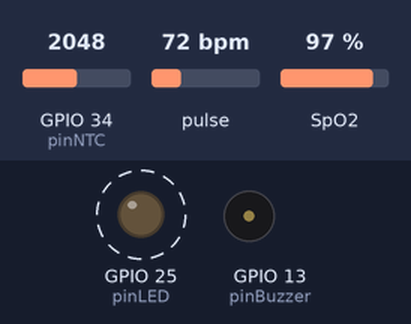
Bench run of a sketch on a simulated ESP32. On the bench: output pins drawn as LEDs (lit = HIGH), buzzer (waves = sounding). Dashed ring = blinking. Inputs (shaded band) come from the test bench; at power-on: pulse 72 bpm, GPIO 34 (pinNTC) = 2048, SpO2 97 %. WiFi joins after 1.5 s; servers stay silent unless stated; uploads are accepted with an empty reply; what the sketch prints to the serial monitor is not drawn.

Above: at 2.7 s.
2.8 s: pulse set to 158 bpm
At 3.01 s:
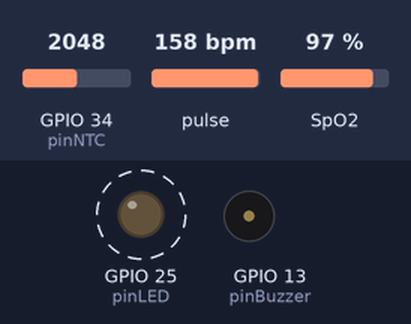
6.3 s: pulse set to 42 bpm
At 6.8 s:
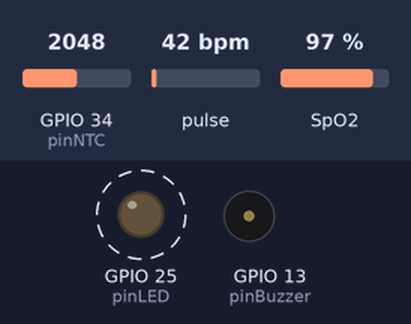
Timing chart, 0 to 13.8 s (numbered marks = the images above; inputs shaded):
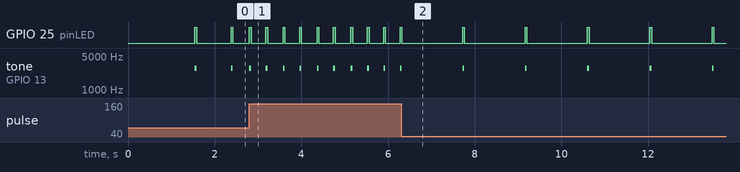

Measured:
- after the input at 2.8 s, GPIO 25 (pinLED): alternates HIGH for 0.04 s and LOW for 0.34 s, starting at once; tone on GPIO 13 (pinBuzzer): alternates 2800 Hz for 0.04 s and silent for 0.34 s, starting at once
- after the input at 6.3 s, GPIO 25 (pinLED): alternates HIGH for 0.04 s and LOW for 1.4 s, starting after 1.4 s; tone on GPIO 13 (pinBuzzer): alternates 2800 Hz for 0.04 s and silent for 1.4 s, starting after 1.4 s
- by itself, GPIO 25 (pinLED): alternates HIGH for 0.04 s and LOW for 0.80 s
- by itself, tone on GPIO 13 (pinBuzzer): alternates 2800 Hz for 0.04 s and silent for 0.80 s

The sketch:

kode-ionya.ino
```cpp
#include <Wire.h>
#include <WiFi.h>
#include <HTTPClient.h>
#include "MAX30105.h"
#include "heartRate.h"      // Untuk deteksi ritme instan
#include "spo2_algorithm.h" // Untuk hitung nilai SpO2 %

MAX30105 particleSensor;

// === 1. KONFIGURASI WI-FI & SERVER GCP ===
const char* ssid = "BIG FAMILY";         // <--- Ganti dengan Nama Wi-Fi Aa
const char* password = "modaldonk"; // <--- Ganti dengan Password Wi-Fi Aa
const char* serverUrl = "http://34.121.110.87:8000/api/kirim-data";

// === 2. PIN HARDWARE ===
const int pinLED = 25;
const int pinBuzzer = 13;
const int pinNTC = 34;

// === 3. VARIABEL BUFFER SENSOR ===
#define BUFFER_SIZE 50
uint32_t irBuffer[BUFFER_SIZE];
uint32_t redBuffer[BUFFER_SIZE];

int32_t bufferLength = BUFFER_SIZE;
int32_t spo2;
int8_t validSPO2;
int32_t heartRate;
int8_t validHeartRate;

// Variabel waktu untuk membatasi pengiriman data ke server (setiap 5 detik)
unsigned long waktuTerakhirKirim = 0;
const unsigned long intervalKirim = 5000; // 5000 milidetik = 5 detik

// === 4. FUNGSI KIRIM DATA KE SERVER GCP ===
void kirimDataKeServer(int dataBpm, int dataSpo2, float dataSuhu) {
  if (WiFi.status() == WL_CONNECTED) {
    HTTPClient http;
    http.begin(serverUrl);
    http.addHeader("Content-Type", "application/json");

    // Mengunci struktur JSON agar sesuai dengan backend FastAPI website
    String jsonPayload = "{\"bpm\":" + String(dataBpm) +
                         ",\"spo2\":" + String(dataSpo2) +
                         ",\"suhu\":" + String(dataSuhu) + "}";

    Serial.print("\n[GCP] Mengirim data ke GCP: ");
    Serial.println(jsonPayload);

    int httpResponseCode = http.POST(jsonPayload);

    if (httpResponseCode > 0) {
      String response = http.getString();
      Serial.println("[GCP] Respon Server: " + response);

      // LOGIKA AKTUATOR OTOMATIS BERDASARKAN RESPON SERVER
      if (response.indexOf("stres") > 0 || response.indexOf("demam") > 0) {
        Serial.println("[ALARM] Kondisi Bahaya Terdeteksi oleh Server! Nyalakan Alarm.");
        // Buzzer berbunyi panjang tanda peringatan dari server
        tone(pinBuzzer, 1500, 1000);
      }
    } else {
      Serial.print("[GCP] Gagal Kirim, Kode Eror HTTP: ");
      Serial.println(httpResponseCode);
    }
    http.end();
  } else {
    Serial.println("\n[GCP] Wi-Fi Terputus, Gagal Mengirim.");
  }
}

void setup() {
  Serial.begin(115200);
  Serial.println("\n=== SISTEM MONITORING KESEHATAN IOT ACTIVE ===");

  pinMode(pinLED, OUTPUT);
  pinMode(pinBuzzer, OUTPUT);
  pinMode(pinNTC, INPUT);

  // Hubungkan ke Wi-Fi Rumah/Kosan
  Serial.print("Menghubungkan ke Wi-Fi: ");
  Serial.println(ssid);
  WiFi.begin(ssid, password);
  while (WiFi.status() != WL_CONNECTED) {
    delay(500);
    Serial.print(".");
  }
  Serial.println("\n[OK] Wi-Fi Terhubung!");
  Serial.print("IP Address ESP32: ");
  Serial.println(WiFi.localIP());

  Wire.begin(21, 22);

  if (!particleSensor.begin(Wire, I2C_SPEED_FAST)) {
    Serial.println("[ERROR] Sensor MAX30102 tidak terdeteksi!");
    while (1);
  }

  particleSensor.setup(0x1F, 4, 2, 200, 411, 4096);
  Serial.println("[OK] Semua Hardware & Jaringan Siap. Tempelkan Jari Anda...");
}

void loop() {
  // 1. Ambil 50 sampel data + Aktifkan Fitur Kedip LED & Buzzer Real-Time
  for (byte i = 0; i < bufferLength; i++) {
    while (particleSensor.available() == false) particleSensor.check();

    redBuffer[i] = particleSensor.getRed();
    irBuffer[i] = particleSensor.getIR();
    particleSensor.nextSample();

    // Logika Ritme Instan Mengikuti Denyut Nadi Asli
    if (irBuffer[i] > 50000 && checkForBeat(irBuffer[i]) == true) {
      digitalWrite(pinLED, HIGH);
      tone(pinBuzzer, 2800);
      delay(40);
      digitalWrite(pinLED, LOW);
      noTone(pinBuzzer);
    }
  }

  // 2. Kalkulasi Algoritma BPM dan SpO2 setelah sampel terkumpul
  maxim_heart_rate_and_oxygen_saturation(irBuffer, bufferLength, redBuffer, &spo2, &validSPO2, &heartRate, &validHeartRate);

  // 3. Baca Sensor Suhu NTC dan lakukan Kalibrasi
  int nilaiADC = analogRead(pinNTC);
  float suhuCelcius = 27.0 + ((160.0 - nilaiADC) * 0.1);
  if (suhuCelcius < 0) suhuCelcius = 0;

  // Variabel penampung nilai akhir (jika tidak valid, beri nilai default/standby)
  int bpmFinal = (validHeartRate == 1 && heartRate > 40 && heartRate < 150) ? heartRate : 0;
  int spo2Final = (validSPO2 == 1 && spo2 >= 70 && spo2 <= 100) ? spo2 : 0;

  // 4. Tampilkan Hasil Analisis di Serial Monitor Lokal
  Serial.print("\n[LOKAL] Suhu: ");
  Serial.print(suhuCelcius, 1);
  Serial.print(" °C | ");

  if (irBuffer[bufferLength - 1] < 50000) {
    Serial.println("Status: Jari Lepas");
    bpmFinal = 0;
    spo2Final = 0;
  } else {
    Serial.print("BPM: "); Serial.print(bpmFinal);
    Serial.print(" | SpO2: "); Serial.print(spo2Final); Serial.println(" %");
  }

  // 5. MANAJEMEN WAKTU: Kirim data ke Server GCP setiap 5 detik sekali
  // Hanya mengirim jika jari terpasang dengan benar (BPM dan SpO2 tidak nol)
  if (millis() - waktuTerakhirKirim >= intervalKirim) {
    waktuTerakhirKirim = millis();

    if (bpmFinal > 0 && spo2Final > 0) {
      kirimDataKeServer(bpmFinal, spo2Final, suhuCelcius);
    } else {
      Serial.println("[GCP] Data belum valid/jari lepas, menunda pengiriman data ke server.");
    }
  }
}
```
